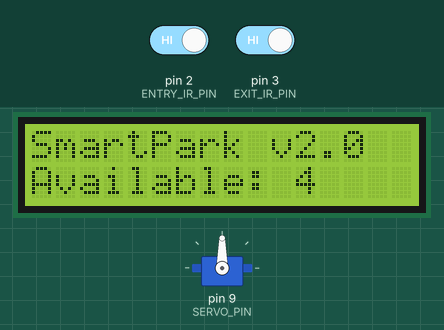
Recording of a sketch running on a simulated Arduino Uno, built with avr-gcc and run on an emulated ATmega328P. Shown: servo, 16×2 character LCD. Inputs (shaded band) come from the test bench; at power-on: pin 2 (ENTRY_IR_PIN) HIGH, pin 3 (EXIT_IR_PIN) HIGH. What the sketch prints to the serial monitor is not drawn.

Above: at 2.2 s.
2.3 s: pin 2 (ENTRY_IR_PIN) driven LOW
At 3.1 s:
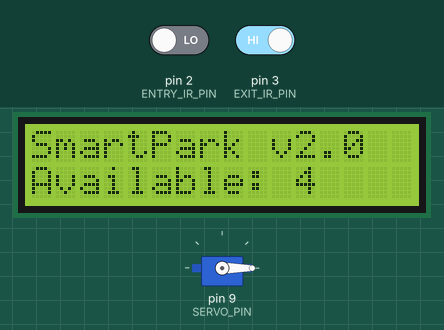
3.8 s: pin 3 (EXIT_IR_PIN) driven LOW
At 8.7 s:
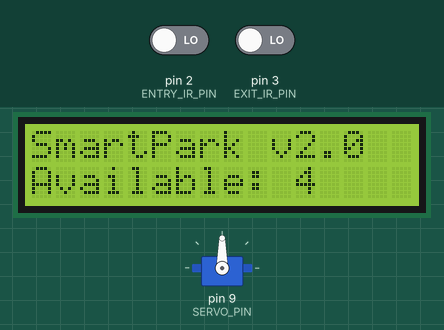
Timing chart, 0 to 10.2 s (numbered marks = the images above; inputs shaded):
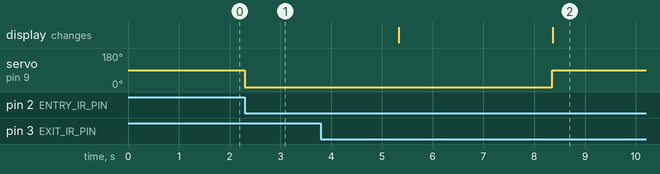

The sketch:

smart_parking_firmware.ino
```cpp
#include <Servo.h>
#include <Wire.h>
#include <LiquidCrystal_I2C.h>

// ═══════════════════════════════════════════════════════════
// PIN CONFIGURATION
// ═══════════════════════════════════════════════════════════
const int ENTRY_IR_PIN = 2;   // Entry IR Sensor OUT pin
const int EXIT_IR_PIN = 3;    // Exit IR Sensor OUT pin
const int SERVO_PIN = 9;      // Servo Motor Signal pin

// ═══════════════════════════════════════════════════════════
// PARKING LIMITS
// ═══════════════════════════════════════════════════════════
const int MAX_CAPACITY = 4;   // Matches ARDUINO_MAX_CAPACITY in config.py
int currentCount = 0;         // Current number of cars

// ═══════════════════════════════════════════════════════════
// HARDWARE OBJECTS
// ═══════════════════════════════════════════════════════════
Servo gateServo;
// Initialize I2C LCD (Address 0x27 is common, 16 columns, 2 rows)
LiquidCrystal_I2C lcd(0x27, 16, 2);

// ═══════════════════════════════════════════════════════════
// STATE VARIABLES to prevent multiple triggers for one car
// ═══════════════════════════════════════════════════════════
bool entryTriggered = false;
bool exitTriggered = false;

void setup() {
  // 1. Initialize Serial Communication at 9600 baud rate
  Serial.begin(9600);

  // 2. Setup Sensor Pins
  pinMode(ENTRY_IR_PIN, INPUT);
  pinMode(EXIT_IR_PIN, INPUT);

  // 3. Setup Servo Motor (Default closed position = 90 degrees)
  gateServo.attach(SERVO_PIN);
  gateServo.write(90);

  // 4. Setup LCD Display
  lcd.init();
  lcd.backlight();
  updateLCD();

  // Send Boot Sequence to Python Backend
  Serial.println("{\"e\": \"BOOT\", \"c\": 0, \"m\": 4}");
  delay(1000);
}

void loop() {
  // IR Sensors usually output LOW (0) when an object is detected
  int entryState = digitalRead(ENTRY_IR_PIN);
  int exitState = digitalRead(EXIT_IR_PIN);

  // ── HANDLE ENTRY ──
  if (entryState == LOW && !entryTriggered) {
    entryTriggered = true; // Block further triggers until car passes

    if (currentCount < MAX_CAPACITY) {
      currentCount++;
      sendEventToLaptop("ENTRY");
      openGate();
      updateLCD();
    } else {
      // Parking is Full
      lcd.clear();
      lcd.setCursor(0, 0);
      lcd.print("PARKING FULL!");
      delay(2000);
      updateLCD();
    }
  }
  // Reset trigger when car leaves the sensor
  else if (entryState == HIGH && entryTriggered) {
    delay(500); // Debounce delay
    entryTriggered = false;
  }

  // ── HANDLE EXIT ──
  if (exitState == LOW && !exitTriggered) {
    exitTriggered = true;

    if (currentCount > 0) {
      currentCount--;
      sendEventToLaptop("EXIT");
      openGate();
      updateLCD();
    }
  }
  // Reset trigger when car leaves the sensor
  else if (exitState == HIGH && exitTriggered) {
    delay(500);
    exitTriggered = false;
  }
}

// ═══════════════════════════════════════════════════════════
// HELPER FUNCTIONS
// ═══════════════════════════════════════════════════════════

void openGate() {
  // Open gate (0 degrees)
  gateServo.write(0);
  delay(3000); // Keep open for 3 seconds
  // Close gate (90 degrees)
  gateServo.write(90);
}

void updateLCD() {
  lcd.clear();
  lcd.setCursor(0, 0);
  lcd.print("SmartPark v2.0");

  lcd.setCursor(0, 1);
  if (currentCount >= MAX_CAPACITY) {
    lcd.print("Status: FULL    ");
  } else {
    lcd.print("Available: ");
    lcd.print(MAX_CAPACITY - currentCount);
    lcd.print("  ");
  }
}

void sendEventToLaptop(String eventType) {
  // Format exactly matching what serial_bridge.py expects:
  // {"e": "ENTRY", "c": 2, "m": 4}
  Serial.print("{\"e\": \"");
  Serial.print(eventType);
  Serial.print("\", \"c\": ");
  Serial.print(currentCount);
  Serial.print(", \"m\": ");
  Serial.print(MAX_CAPACITY);
  Serial.println("}");
}
```

Measured:
- after the input at 2.3 s, servo on pin 9 (SERVO_PIN): 90° → 0° at once
- after the input at 3.8 s, servo on pin 9 (SERVO_PIN): 0° → 90° after 4.6 s instead of 1.5 s
